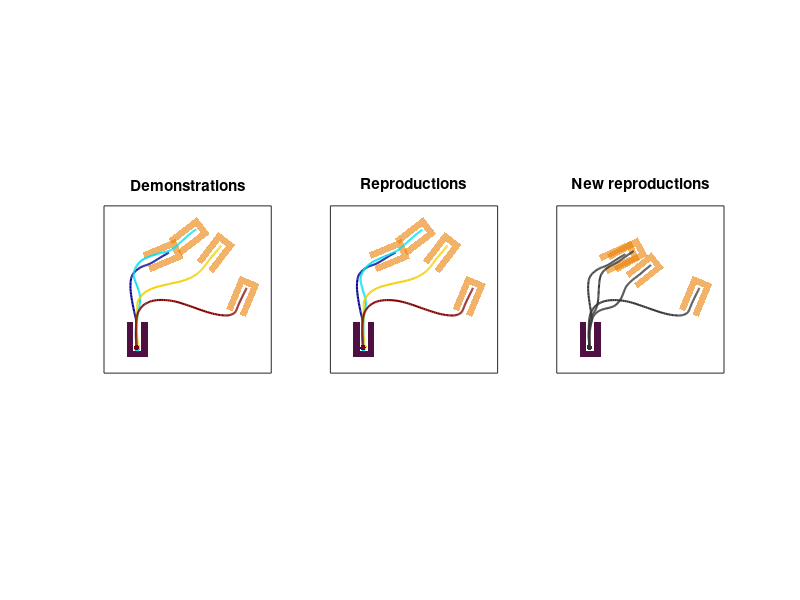

Recreate this plot in MATLAB.
function demo_TPtrajDistrib01
% Task-parameterized model with trajectory distribution and eigendecomposition
%
% If this code is useful for your research, please cite the related publication:
% @article{Calinon16JIST,
%   author="Calinon, S.",
%   title="A Tutorial on Task-Parameterized Movement Learning and Retrieval",
%   journal="Intelligent Service Robotics",
%		publisher="Springer Berlin Heidelberg",
%		doi="10.1007/s11370-015-0187-9",
%		year="2016",
%		volume="9",
%		number="1",
%		pages="1--29"
% }
% 
% Copyright (c) 2019 Idiap Research Institute, http://idiap.ch/
% Written by Sylvain Calinon, http://calinon.ch/
% 
% This file is part of PbDlib, http://www.idiap.ch/software/pbdlib/
% 
% PbDlib is free software: you can redistribute it and/or modify
% it under the terms of the GNU General Public License version 3 as
% published by the Free Software Foundation.
% 
% PbDlib is distributed in the hope that it will be useful,
% but WITHOUT ANY WARRANTY; without even the implied warranty of
% MERCHANTABILITY or FITNESS FOR A PARTICULAR PURPOSE. See the
% GNU General Public License for more details.
% 
% You should have received a copy of the GNU General Public License
% along with PbDlib. If not, see <http://www.gnu.org/licenses/>.

addpath('./m_fcts/');


%% Parameters
%%%%%%%%%%%%%%%%%%%%%%%%%%%%%%%%%%%%%%%%%%%%%%%%%%%%%%%%%%%%%%%%%%%%%%%%%
model.nbFrames = 2; %Number of candidate frames of reference
model.nbVar = 2; %Dimension of data (here: x1,x2)
nbData = 200; %Number of datapoints in a trajectory
nbEigs = 3; %Number of principal eigencomponents to keep
nbRepros = 4; %Number of reproductions with new situations randomly generated


%% Load 3rd order tensor data
%%%%%%%%%%%%%%%%%%%%%%%%%%%%%%%%%%%%%%%%%%%%%%%%%%%%%%%%%%%%%%%%%%%%%%%%%%%
disp('Load 3rd order tensor data...');
% The MAT file contains a structure 's' with the multiple demonstrations. 's(n).Data' is a matrix data for
% sample n (with 's(n).nbData' datapoints). 's(n).p(m).b' and 's(n).p(m).A' contain the position and
% orientation of the m-th candidate coordinate system for this demonstration. 'Data' contains the observations
% in the different frames. It is a 3rd order tensor of dimension D x P x N, with D=2 the dimension of a
% datapoint, P=2 the number of candidate frames, and N=200x4 the number of datapoints in a trajectory (200)
% multiplied by the number of demonstrations (nbSamples=5).
load('data/Data01.mat');


%% Compute trajectory distributions
%%%%%%%%%%%%%%%%%%%%%%%%%%%%%%%%%%%%%%%%%%%%%%%%%%%%%%%%%%%%%%%%%%%%%%%%%
for m=1:model.nbFrames
	DataTmp = reshape(Data(:,m,:),model.nbVar*nbData,nbSamples);
	model.Mu(:,m) = mean(DataTmp,2); 
	model.Sigma(:,:,m) = cov(DataTmp');
	%Keep only a few principal eigencomponents
	[V,D] = eig(model.Sigma(:,:,m));
	[d,id] = sort(diag(D),'descend');
	model.D(:,:,m) = diag(d(1:nbEigs));
	model.V(:,:,m) = V(:,id(1:nbEigs));
	model.Sigma(:,:,m) = model.V(:,:,m) * model.D(:,:,m) * model.V(:,:,m)' + eye(model.nbVar*nbData)*1E-2;
end


%% Reproduction for the task parameters used to train the model
%%%%%%%%%%%%%%%%%%%%%%%%%%%%%%%%%%%%%%%%%%%%%%%%%%%%%%%%%%%%%%%%%%%%%%%%%
disp('Reproductions...');
for n=1:nbSamples
	%Product of linearly transformed trajectory distribution	
	SigmaTmp = zeros(model.nbVar*nbData);
	MuTmp = zeros(model.nbVar*nbData,1);
	for m=1:model.nbFrames
		A = kron(eye(nbData), s(n).p(m).A);
		b = kron(ones(nbData,1), s(n).p(m).b);
		MuP = A * model.Mu(:,m) + b;
		SigmaP = A * model.Sigma(:,:,m) * A';
		SigmaTmp = SigmaTmp + inv(SigmaP);
		MuTmp = MuTmp + SigmaP\MuP;
	end
	expSigma = inv(SigmaTmp);
	r(n).Data = reshape(expSigma*MuTmp, model.nbVar, nbData);
	for t=1:nbData
		id = (t-1)*model.nbVar+1:t*model.nbVar;
		r(n).expSigma(:,:,t) = expSigma(id,id);
	end
end


%% Reproduction for new task parameters
%%%%%%%%%%%%%%%%%%%%%%%%%%%%%%%%%%%%%%%%%%%%%%%%%%%%%%%%%%%%%%%%%%%%%%%%%
disp('New reproductions...');
for n=1:nbRepros
	for m=1:model.nbFrames
		%Random generation of new task parameters
		id=ceil(rand(2,1)*nbSamples);
		w=rand(2); w=w/sum(w);
		rnew(n).p(m).b = s(id(1)).p(m).b * w(1) + s(id(2)).p(m).b * w(2);
		rnew(n).p(m).A = s(id(1)).p(m).A * w(1) + s(id(2)).p(m).A * w(2);
	end
	%Product of linearly transformed trajectory distribution	
	SigmaTmp = zeros(model.nbVar*nbData);
	MuTmp = zeros(model.nbVar*nbData,1);
	for m=1:model.nbFrames
		A = kron(eye(nbData), rnew(n).p(m).A);
		b = kron(ones(nbData,1), rnew(n).p(m).b);
		MuP = A * model.Mu(:,m) + b;
		SigmaP = A * model.Sigma(:,:,m) * A';
		SigmaTmp = SigmaTmp + inv(SigmaP);
		MuTmp = MuTmp + SigmaP\MuP;
	end
	expSigma = inv(SigmaTmp);
	rnew(n).Data = reshape(expSigma*MuTmp, model.nbVar, nbData);
	for t=1:nbData
		id = (t-1)*model.nbVar+1:t*model.nbVar;
		rnew(n).expSigma(:,:,t) = expSigma(id,id);
	end
end


%% Plots
%%%%%%%%%%%%%%%%%%%%%%%%%%%%%%%%%%%%%%%%%%%%%%%%%%%%%%%%%%%%%%%%%%%%%%%%%
figure('position',[10,10,2300,900]);
xx = round(linspace(1,64,nbSamples));
clrmap = colormap('jet');
clrmap = min(clrmap(xx,:),.95);
limAxes = [-1.2 0.8 -1.1 0.9];
colPegs = [0.2863 0.0392 0.2392; 0.9137 0.4980 0.0078];

%DEMOS
subplot(1,3,1); hold on; box on; title('Demonstrations');
for n=1:nbSamples
	%Plot frames
	for m=1:model.nbFrames
		plotPegs(s(n).p(m), colPegs(m,:));
	end
	%Plot trajectories
	plot(s(n).Data0(2,1), s(n).Data0(3,1),'.','markersize',12,'color',clrmap(n,:));
	plot(s(n).Data0(2,:), s(n).Data0(3,:),'-','linewidth',1.5,'color',clrmap(n,:));
end
axis(limAxes); axis square; set(gca,'xtick',[],'ytick',[]);

%REPROS
subplot(1,3,2); hold on; box on; title('Reproductions');
for n=1:nbSamples
	%Plot frames
	for m=1:model.nbFrames
		plotPegs(s(n).p(m), colPegs(m,:));
	end
end
for n=1:nbSamples
	%Plot trajectories
	plot(r(n).Data(1,1), r(n).Data(2,1),'.','markersize',12,'color',clrmap(n,:));
	plot(r(n).Data(1,:), r(n).Data(2,:),'-','linewidth',1.5,'color',clrmap(n,:));
end
axis(limAxes); axis square; set(gca,'xtick',[],'ytick',[]);

%NEW REPROS
subplot(1,3,3); hold on; box on; title('New reproductions');
for n=1:nbRepros
	%Plot frames
	for m=1:model.nbFrames
		plotPegs(rnew(n).p(m), colPegs(m,:));
	end
end
for n=1:nbRepros
	%Plot trajectories
	plot(rnew(n).Data(1,1), rnew(n).Data(2,1),'.','markersize',12,'color',[.2 .2 .2]);
	plot(rnew(n).Data(1,:), rnew(n).Data(2,:),'-','linewidth',1.5,'color',[.2 .2 .2]);
end
axis(limAxes); axis square; set(gca,'xtick',[],'ytick',[]);

% %Reproductions in same situations
% figure('position',[20,50,500,500]); hold on; axis off;
% for n=1:nbSamples
% 	%Plot frames
% 	for m=1:model.nbFrames
% 		plot([s(n).p(m).b(1) s(n).p(m).b(1)+s(n).p(m).A(1,2)], [s(n).p(m).b(2) s(n).p(m).b(2)+s(n).p(m).A(2,2)], '-','linewidth',6,'color',colPegs(m,:));
% 		plot(s(n).p(m).b(1), s(n).p(m).b(2),'.','markersize',30,'color',colPegs(m,:)-[.05,.05,.05]);
% 	end
% 	%Plot trajectories
% 	plot(r(n).Data(1,1), r(n).Data(2,1),'.','markersize',12,'color',clrmap(n,:));
% 	plot(r(n).Data(1,:), r(n).Data(2,:),'-','linewidth',1.5,'color',clrmap(n,:));
% end
% axis square; axis(limAxes); 
% print('-dpng','graphs/TP_trajDistrib01.png');
% 
% %Reproductions in new situations 
% figure('position',[20,50,500,500]); hold on; axis off;
% for n=1:nbRepros
% 	%Plot frames
% 	for m=1:model.nbFrames
% 		plot([rnew(n).p(m).b(1) rnew(n).p(m).b(1)+rnew(n).p(m).A(1,2)], [rnew(n).p(m).b(2) rnew(n).p(m).b(2)+rnew(n).p(m).A(2,2)], '-','linewidth',6,'color',colPegs(m,:));
% 		plot(rnew(n).p(m).b(1), rnew(n).p(m).b(2), '.','markersize',30,'color',colPegs(m,:)-[.05,.05,.05]);
% 	end
% 	%Plot trajectories
% 	plot(rnew(n).Data(1,1), rnew(n).Data(2,1),'.','markersize',12,'color',[.2 .2 .2]);
% 	plot(rnew(n).Data(1,:), rnew(n).Data(2,:),'-','linewidth',1.5,'color',[.2 .2 .2]);
% end
% axis square; axis(limAxes); 
% print('-dpng','graphs/TP_trajDistrib02.png');

%print('-dpng','graphs/demo_TPtrajDistrib01.png');
pause;
close all;
end

%Function to plot pegs
%%%%%%%%%%%%%%%%%%%%%%%%%%%%%%%%%%%%%%%%%%%%%%%%%%%%%%%%%%%%%%%%%%%%%%%%%
function h = plotPegs(p, colPegs, fa)
	if ~exist('colPegs')
		colPegs = [0.2863    0.0392    0.2392; 0.9137    0.4980    0.0078];
	end
	if ~exist('fa')
		fa = .6;
	end
	pegMesh = [-4 -3.5; -4 10; -1.5 10; -1.5 -1; 1.5 -1; 1.5 10; 4 10; 4 -3.5; -4 -3.5]' *1E-1;
	for m=1:length(p)
		dispMesh = p(m).A * pegMesh + repmat(p(m).b,1,size(pegMesh,2));
		h(m) = patch(dispMesh(1,:),dispMesh(2,:),colPegs(m,:),'linewidth',1,'edgecolor','none','facealpha',fa);
	end
end